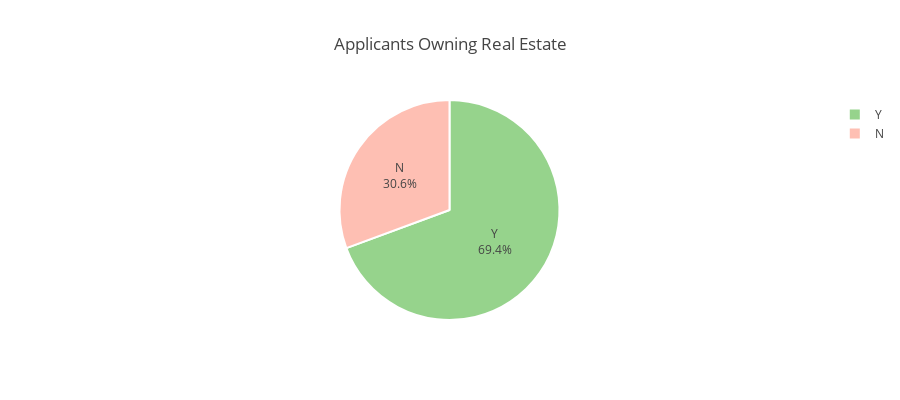
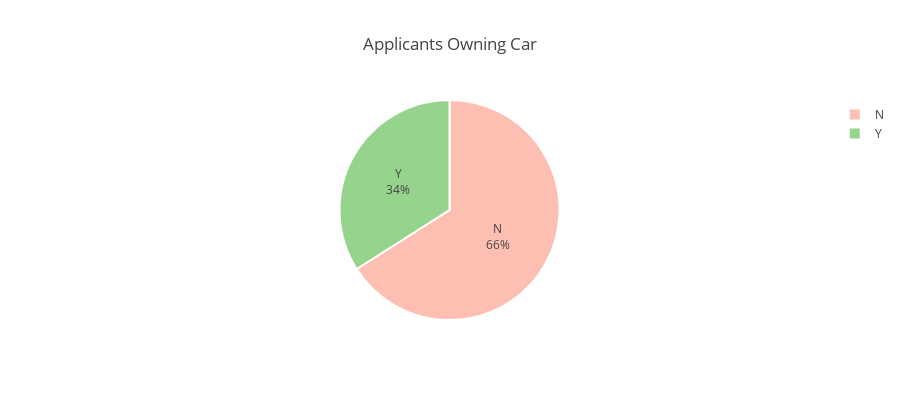
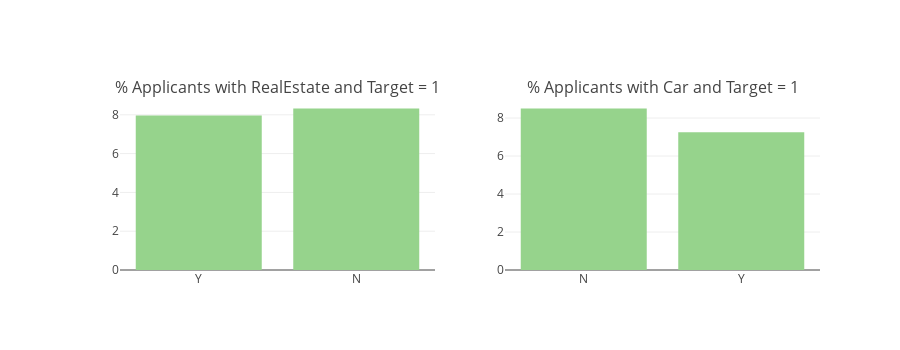

These figures' notebook cell, in order:
### Markdown cell above
Single/not married and civil marriage tend to have problems

### Code cell
## real estate 
t = app_train['FLAG_OWN_REALTY'].value_counts()
labels = t.index
values = t.values
colors = ['#96D38C','#FEBFB3']
trace = go.Pie(labels=labels, values=values,
               hoverinfo='value', textinfo='label+text+percent',
               textfont=dict(size=12),
               marker=dict(colors=colors,
                           line=dict(color='#FFF', width=2)))
layout = go.Layout(title='Applicants Owning Real Estate', height=400)
fig = go.Figure(data=[trace], layout=layout)
iplot(fig)


t = app_train['FLAG_OWN_CAR'].value_counts()
labels = t.index
values = t.values
colors = ['#FEBFB3','#96D38C']
trace = go.Pie(labels=labels, values=values,
               hoverinfo='value', textinfo='percent+label+text',
               textfont=dict(size=12),
               marker=dict(colors=colors,
                           line=dict(color='#FFF', width=2)))
layout = go.Layout(title='Applicants Owning Car', height=400)
fig = go.Figure(data=[trace], layout=layout)
iplot(fig)


tr1, tr2 = gp('FLAG_OWN_REALTY', 'Applicants Owning Real Estate wrt Target Variable')
tr3, tr4 = gp('FLAG_OWN_CAR', 'Applicants Owning Car wrt Target Variable')
fig = tools.make_subplots(rows=1, cols=2, print_grid=False, 
                          subplot_titles = ["% Applicants with RealEstate and Target = 1", "% Applicants with Car and Target = 1"])
fig.append_trace(tr1, 1, 1);
fig.append_trace(tr3, 1, 2);
fig['layout'].update(height=350, showlegend=False, margin=dict(l=120));
iplot(fig);

### Figure 1 — Plotly figure (JSON) as saved in the notebook; plotly's stock layout.template omitted (floating-point values rounded to 4 significant figures)
{"data": [{"hoverinfo": "value", "labels": ["Y", "N"], "marker": {"colors": ["#96D38C", "#FEBFB3"], "line": {"color": "#FFF", "width": 2}}, "textfont": {"size": 12}, "textinfo": "label+text+percent", "type": "pie", "uid": "6d8698ff-cf75-11e8-8f94-9822ef949825", "values": [213312, 94199]}], "layout": {"height": 400, "title": "Applicants Owning Real Estate"}}

### Figure 2 — Plotly figure (JSON) as saved in the notebook; plotly's stock layout.template omitted (floating-point values rounded to 4 significant figures)
{"data": [{"hoverinfo": "value", "labels": ["N", "Y"], "marker": {"colors": ["#FEBFB3", "#96D38C"], "line": {"color": "#FFF", "width": 2}}, "textfont": {"size": 12}, "textinfo": "percent+label+text", "type": "pie", "uid": "6d869900-cf75-11e8-8f94-9822ef949825", "values": [202924, 104587]}], "layout": {"height": 400, "title": "Applicants Owning Car"}}

### Figure 3 — Plotly figure (JSON) as saved in the notebook; plotly's stock layout.template omitted (floating-point values rounded to 4 significant figures)
{"data": [{"marker": {"color": "#96D38C"}, "name": "Target : 1", "type": "bar", "uid": "6eb7ae6a-cf75-11e8-8f94-9822ef949825", "x": ["Y", "N"], "xaxis": "x", "y": [7.962, 8.325], "yaxis": "y"}, {"marker": {"color": "#96D38C"}, "name": "Target : 1", "type": "bar", "uid": "6eb7ae6b-cf75-11e8-8f94-9822ef949825", "x": ["N", "Y"], "xaxis": "x2", "y": [8.5, 7.244], "yaxis": "y2"}], "layout": {"annotations": [{"font": {"size": 16}, "showarrow": false, "text": "% Applicants with RealEstate and Target = 1", "x": 0.225, "xanchor": "center", "xref": "paper", "y": 1, "yanchor": "bottom", "yref": "paper"}, {"font": {"size": 16}, "showarrow": false, "text": "% Applicants with Car and Target = 1", "x": 0.775, "xanchor": "center", "xref": "paper", "y": 1, "yanchor": "bottom", "yref": "paper"}], "height": 350, "margin": {"l": 120}, "showlegend": false, "xaxis": {"anchor": "y", "domain": [0, 0.45]}, "xaxis2": {"anchor": "y2", "domain": [0.55, 1]}, "yaxis": {"anchor": "x", "domain": [0, 1]}, "yaxis2": {"anchor": "x2", "domain": [0, 1]}}}
